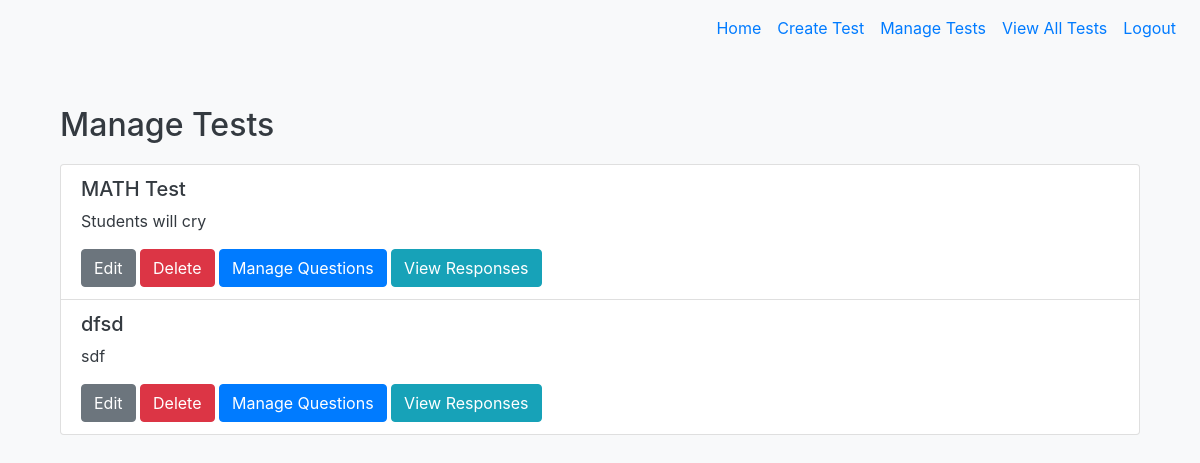
Before: /manage_tests (signed in) with the older database file.
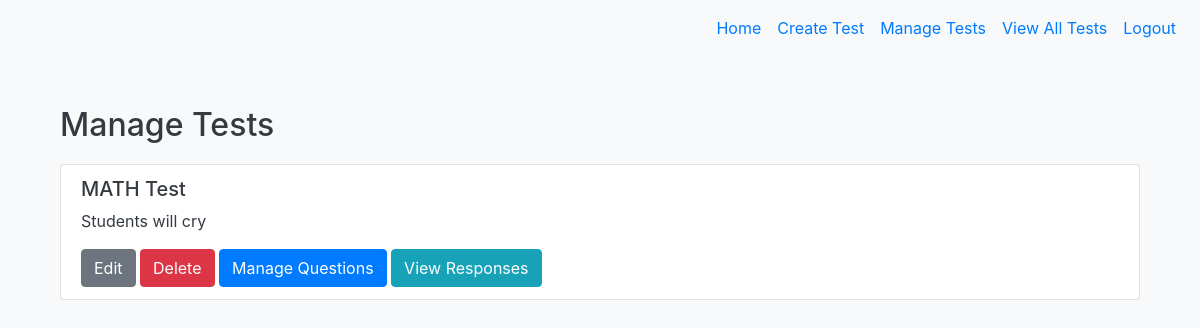
After: the same page with the newer database file.
### tables this page shows
CREATE TABLE "Test" (
    id INTEGER PRIMARY KEY AUTOINCREMENT,
    test_name TEXT NOT NULL,
    test_description TEXT,
    teacher_id INTEGER,
    FOREIGN KEY (teacher_id) REFERENCES User(id) ON DELETE CASCADE
);

### app.py (the view)
@app.route('/manage_tests')
@login_required
def manage_tests():
    tests = db.execute("SELECT * FROM Test WHERE teacher_id = ?", current_user.id)
    return render_template('manage_tests.html', tests=tests)

### app.py (called while the page is built)
@login_manager.user_loader
def load_user(user_id):
    user = db.execute("SELECT * FROM User WHERE id = ?", user_id)
    if user:
        return User(id=user[0]['id'], username=user[0]['username'], password=user[0]['password'], role=user[0]['role'])
    return None

### templates/manage_tests.html
{% extends "base.html" %}
{% block content %}
<div class="container mt-4">
    <h2>Manage Tests</h2>
    <ul class="list-group">
        {% for test in tests %}
        <li class="list-group-item">
            <h5>{{ test.test_name }}</h5>
            <p>{{ test.test_description }}</p>
            <a href="/edit_test/{{ test.id }}" class="btn btn-secondary">Edit</a>
            <form action="/delete_test/{{ test.id }}" method="post" style="display: inline;">
                <button type="submit" class="btn btn-danger">Delete</button>
            </form>
            <a href="/test/{{ test.id }}/questions" class="btn btn-primary">Manage Questions</a>
            <a href="/test/{{ test.id }}/responses" class="btn btn-info">View Responses</a>
        </li>
        {% endfor %}
    </ul>
</div>
{% endblock %}

Changed rows visible on the page:
removed Test: test_name "dfsd", test_description "sdf"
